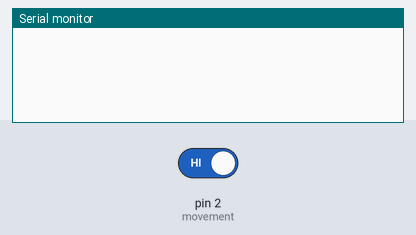
A sketch run on a simulated Arduino Uno, built with avr-gcc and run on an emulated ATmega328P. Parts: the last lines printed to the serial monitor. Inputs (shaded band) come from the test bench; at power-on: pin 2 (movement) HIGH.

Above: at 1.2 s.
1.3 s: pin 2 (movement) driven LOW
At 2.4 s:
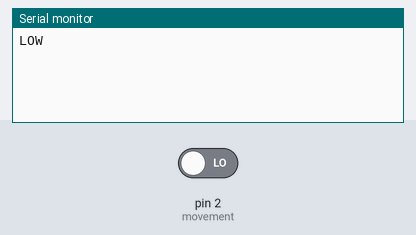
2.8 s: pin 2 (movement) driven HIGH
At 3.5 s:
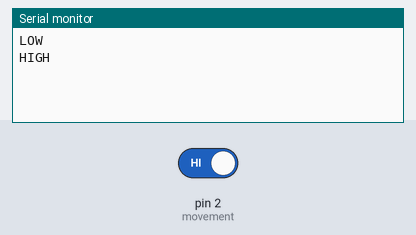

The sketch:

MovementSensor.ino
```cpp
const int movement = 2;
String state = "";

void setup(void)
{
  Serial.begin(9600);
  pinMode(movement, INPUT);
  attachInterrupt(0,motionLow,CHANGE);

}

void loop(void)
{
   // int moveState = digitalRead(movement);
    //Serial.println(moveState);
}
void motionLow(){
    int moveState = digitalRead(movement);
    if(moveState == 0){
      Serial.println("LOW");
    }
    else{
      Serial.println("HIGH");
    }
}
```

Measured:
- after the input at 1.3 s, the serial monitor: prints a new line at once (image 1)
- after the input at 2.8 s, the serial monitor: prints a new line at once (image 2)
